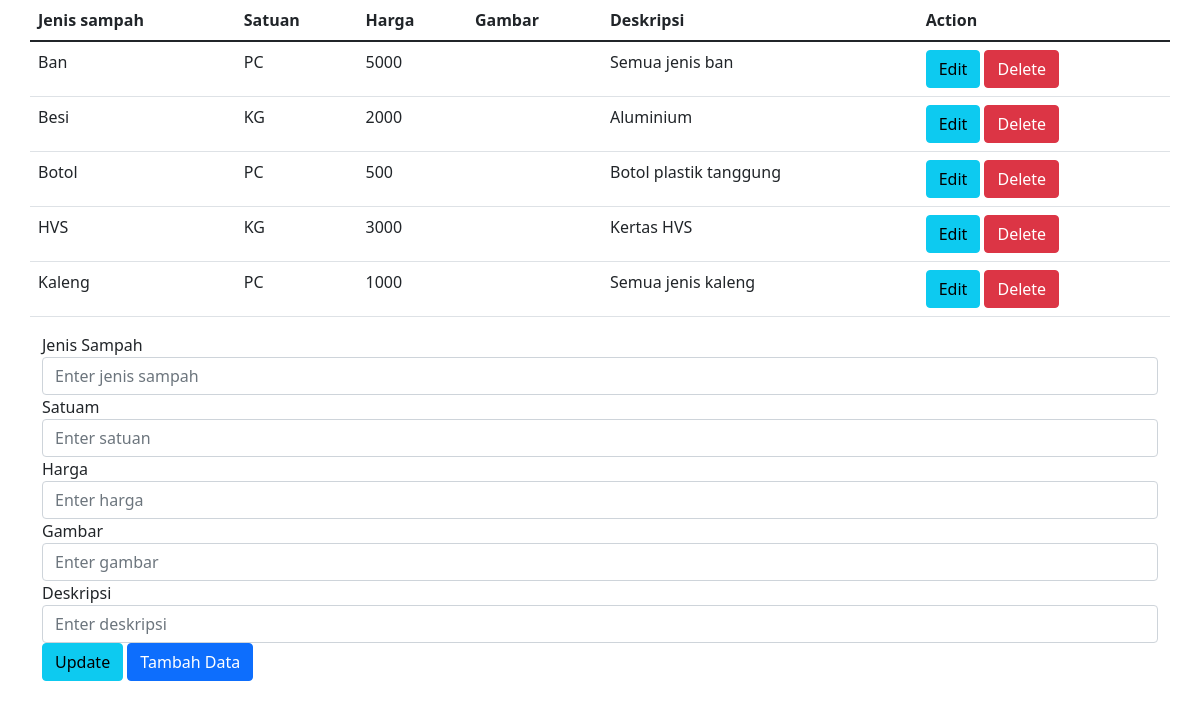
The page /function/datasampah/index.php on the database its author committed.
### tables this page shows
CREATE TABLE `sampah` (
  `id` int(11) NOT NULL,
  `jenis_sampah` varchar(15) NOT NULL,
  `satuan` enum('KG','PC','LT') NOT NULL,
  `harga` int(5) NOT NULL,
  `gambar` varchar(150) NOT NULL,
  `deskripsi` varchar(40) NOT NULL
);

### function/datasampah/process.php (called while the page is built, shortened)
<?php
$jenis_sampah = '';
$satuan= '';
$harga= '';
$gambar= '';
$deskripsi= '';
?>

### function/datasampah/index.php (the view, shortened to what this page needs)
<!DOCTYPE html>
<html lang="en">
<head>
    <link href="https://cdn.jsdelivr.net/npm/bootstrap@5.1.3/dist/css/bootstrap.min.css" rel="stylesheet">
</head>
<body>
    <?php require_once 'process.php' ; ?>
    <div class="container">
    <?php
        $mysqli = new mysqli('localhost','root','','taweb') or die($mysqli_error($mysqli));
        $result = $mysqli->query("SELECT * FROM sampah") or die($mysqli->error);
       ?>
    <div class="row justify-content-center">
        <table class="table">
            <thead>
                <tr>
                    <th>Jenis sampah</th>
                    <th>Satuan</th>
                    <th>Harga</th>
                    <th>Gambar</th>
                    <th>Deskripsi</th>
                    <th colspan="2">Action</th>
                </tr>
            </thead>
        <?php
            while ($row = $result->fetch_assoc()): ?>
                <tr>
                    <td><?php echo $row['jenis_sampah']; ?></td>
                    <td><?php echo $row['satuan']; ?></td>
                    <td><?php echo $row['harga']; ?></td>
                    <td><?php echo $row['gambar']; ?></td>
                    <td><?php echo $row['deskripsi']; ?></td>
                    <td>
                        <a href="index.php?edit=<?php echo $row['id']; ?>"
                            class="btn btn-info">Edit</a>
                        <a href="process.php?delete=<?php echo $row['id']; ?>"
                            class="btn btn-danger">Delete</a>
                    </td>
                </tr>
        <?php endwhile; ?>
        </table>
    </div>
    <div class="row justify-content-center">
        <form action="process.php" method="POST">
            <div class="form-group">
            <label>Jenis Sampah</label>
            <input type="text" name="jenis_sampah" class="form-control"
                    value="<?php echo $jenis_sampah; ?>" placeholder="Enter jenis sampah">
            </div>
            <div class="form-group">
            <label>Satuam</label>
            <input type="text" name="satuan" class="form-control"
                    value="<?php echo $satuan; ?>" placeholder="Enter satuan">
            </div>
            <div class="form-group">
            <label>Harga</label>
            <input type="text" name="harga" class="form-control"
                    value="<?php echo $harga; ?>" placeholder="Enter harga">
            </div>
            <div class="form-group">
            <label>Gambar</label>
            <input type="text" name="gambar" class="form-control"
                    value="<?php echo $gambar; ?>" placeholder="Enter gambar">
            </div>
            <div class="form-group">
            <label>Deskripsi</label>
            <input type="text" name="deskripsi" class="form-control"
                    value="<?php echo $deskripsi; ?>"placeholder="Enter deskripsi">
            </div>
            <div class="form-group">
                <button type="submit" class="btn btn-info" name="update">Update</button>
                <button type="submit" class="btn btn-primary" name="save">Tambah Data</button>
            </div>
        </form>
    </div>
    </div>
</body>
</html>

### rows shown on the page
sampah: jenis_sampah "Ban", satuan "PC", harga "5000", deskripsi "Semua jenis ban"
sampah: jenis_sampah "Besi", satuan "KG", harga "2000", deskripsi "Aluminium"
sampah: jenis_sampah "Botol", satuan "PC", harga "500", deskripsi "Botol plastik tanggung"
sampah: jenis_sampah "HVS", satuan "KG", harga "3000", deskripsi "Kertas HVS"
sampah: jenis_sampah "Kaleng", satuan "PC", harga "1000", deskripsi "Semua jenis kaleng"
